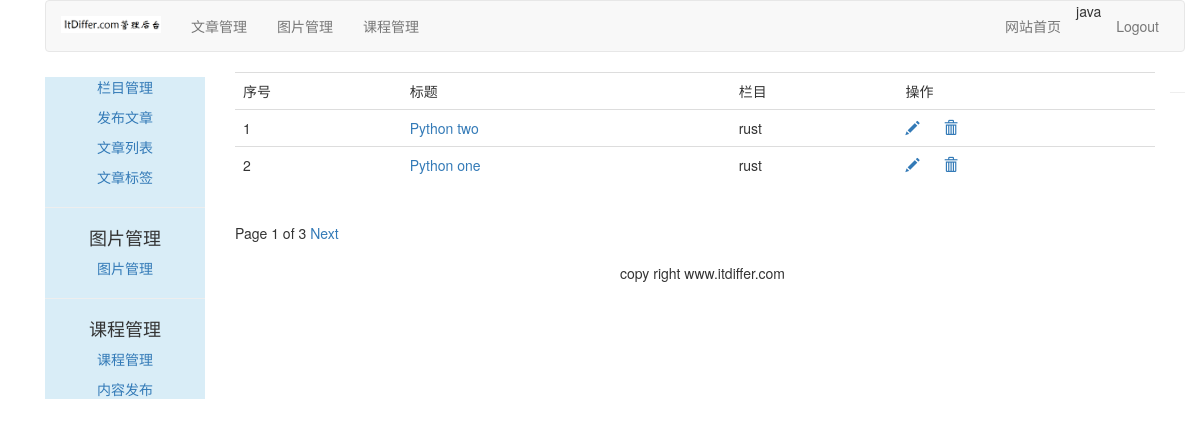
Page /article/article-list/ (signed in) on the committed database.
### article/models.py (models this page shows, shortened)
class ArticlePost(models.Model):
	author = models.ForeignKey(User, on_delete=models.CASCADE, related_name="article")
	title = models.CharField(max_length=200)
	slug = models.SlugField(max_length=500)
	column = models.ForeignKey(ArticleColumn, on_delete=models.CASCADE, related_name="article_column")
	body = models.TextField()
	created = models.DateTimeField(default=timezone.now)    #②
	updated = models.DateTimeField(auto_now=True)
	users_like = models.ManyToManyField(User, related_name="articles_like", blank=True)
	article_tag = models.ManyToManyField(ArticleTag, related_name='article_tag', blank=True)
	class Meta:
		ordering = ("-updated",)
		index_together = (('id', 'slug'),)    #③
	def get_absolute_url(self):    #⑥
		return reverse("article:article_detail", args=[self.id, self.slug])

class ArticleColumn(models.Model):
	user = models.ForeignKey(User, on_delete=models.CASCADE, related_name='article_column')
	column = models.CharField(max_length=200)
	created = models.DateField(auto_now_add=True)
	def __str__(self):
		return self.column

### article/views.py (the view)
# urls.py: path('article-list/', views.article_list, name="article_list"),
@login_required(login_url='/account/login')
def article_list(request):
	articles_list = ArticlePost.objects.filter(author=request.user)
	paginator = Paginator(articles_list, 2)    #①
	page = request.GET.get('page')    #②
	try:
		current_page = paginator.page(page)    #③
		articles = current_page.object_list    #④
	except PageNotAnInteger:    #⑤
		current_page = paginator.page(1)
		articles = current_page.object_list
	except EmptyPage:    #⑥
		current_page = paginator.page(paginator.num_pages)    #⑦
		articles = current_page.object_list
	return render(request, "article/column/article_list.html", {"articles":articles, "page": current_page})

### templates/article/column/article_list.html (shortened to what this page needs)
{% extends "article/base.html" %}
{% load staticfiles %}
{% block content %}
<div>
    <table class="table table-hover">
    	<tr>
    		<td>序号</td>
    		<td>标题</td>
            <td>栏目</td>
    		<td>操作</td>
    	</tr>
    	{% for article in articles %}
    	<tr id={{ article.id }}>
    		<td>{{ forloop.counter }}</td>
    		<td><a href="{{ article.get_absolute_url }}">{{ article.title }}</a></td>
            <td>{{ article.column }}</td>
    		<td>
                <a name="edit" href="{% url 'article:redit_article' article.id %}"><span class="glyphicon glyphicon-pencil"></span></a>
                <a nane="delete" href="javascript:" onclick="del_article(this, {{ article.id }})"><span class="glyphicon glyphicon-trash" style="margin-left:20px;"></span></a>
            </td>
    	</tr>
    	{% endfor %}
    </table>
    {% include "paginator.html" %}
</div>
{% endblock %}

### templates/article/header.html
{% load staticfiles %}
<div class="container">
    <nav class="navbar navbar-default" role="navigation">
        <div class="navbar-header">
            <a class="navbar-brand" href="http://www.itdiffer.com"><img width="100px" src="{% static 'images/backlogo.png' %}"></a>
        </div>
        <div>
            <ul class="nav navbar-nav" role="tablist">
                <li><a href="{% url 'article:article_column' %}">文章管理</a></li>
                <li><a href="{% url 'image:list_images' %}">图片管理</a></li>
                <li><a href="{% url 'course:manage_course' %}">课程管理</a></li>
            </ul>
            <ul class="nav navbar-nav navbar-right" style="margin-right:10px">
                <li><a href="{% url 'blog:blog_title' %}">网站首页</a></li>
                <li><span>{{ user.username }}</li>
                <li><a href="{% url 'account:user_logout' %}">Logout</a></li>
            </ul>
        </div>
    </nav>
</div>

### rows in the picture
ArticlePost: title "Python two", column "rust"
ArticlePost: title "Python one", column "rust"

### other values in the picture
{{ user.username }} "java"
{{ page.number }} "1"
{{ page.paginator.num_pages }} "3"
